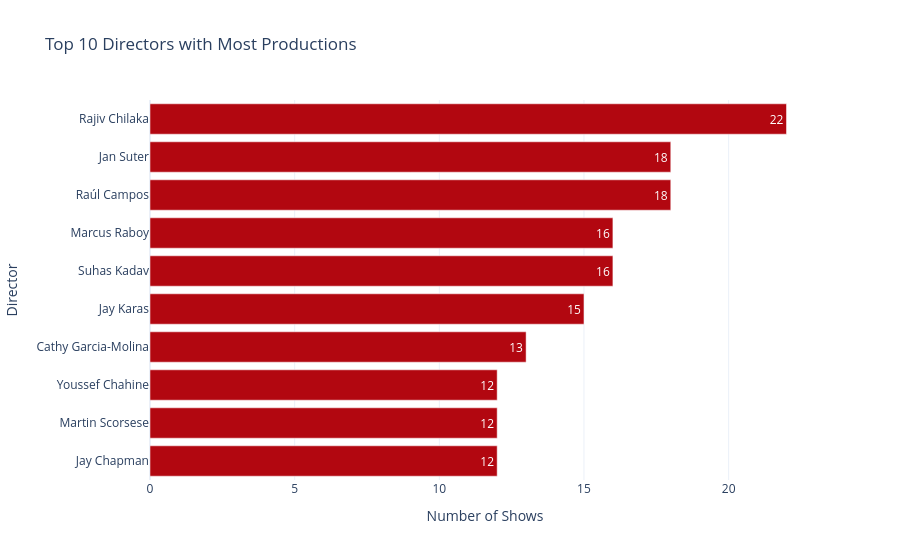

Source (notebook cell):
### Code cell
fig_dir = px.bar(top_10_directors, x='Number of Shows', y='Director', 
                    title='Top 10 Directors with Most Productions', text_auto=True,
                    color_discrete_sequence=['#b20710'], template='plotly_white')
fig_dir.show()

### Figure 1 — Plotly figure (JSON) as saved in the notebook; plotly's stock layout.template omitted (floating-point values rounded to 4 significant figures)
{"data": [{"hovertemplate": "Number of Shows=%{x}<br>Director=%{y}<extra></extra>", "legendgroup": "", "marker": {"color": "#b20710", "pattern": {"shape": ""}}, "name": "", "orientation": "h", "showlegend": false, "textposition": "auto", "texttemplate": "%{x}", "type": "bar", "x": [12, 12, 12, 13, 15, 16, 16, 18, 18, 22], "xaxis": "x", "y": ["Jay Chapman", "Martin Scorsese", "Youssef Chahine", "Cathy Garcia-Molina", "Jay Karas", "Suhas Kadav", "Marcus Raboy", "Raúl Campos", " Jan Suter", "Rajiv Chilaka"], "yaxis": "y"}], "layout": {"barmode": "relative", "legend": {"tracegroupgap": 0}, "title": {"text": "Top 10 Directors with Most Productions"}, "xaxis": {"anchor": "y", "domain": [0, 1], "title": {"text": "Number of Shows"}}, "yaxis": {"anchor": "x", "domain": [0, 1], "title": {"text": "Director"}}}}
